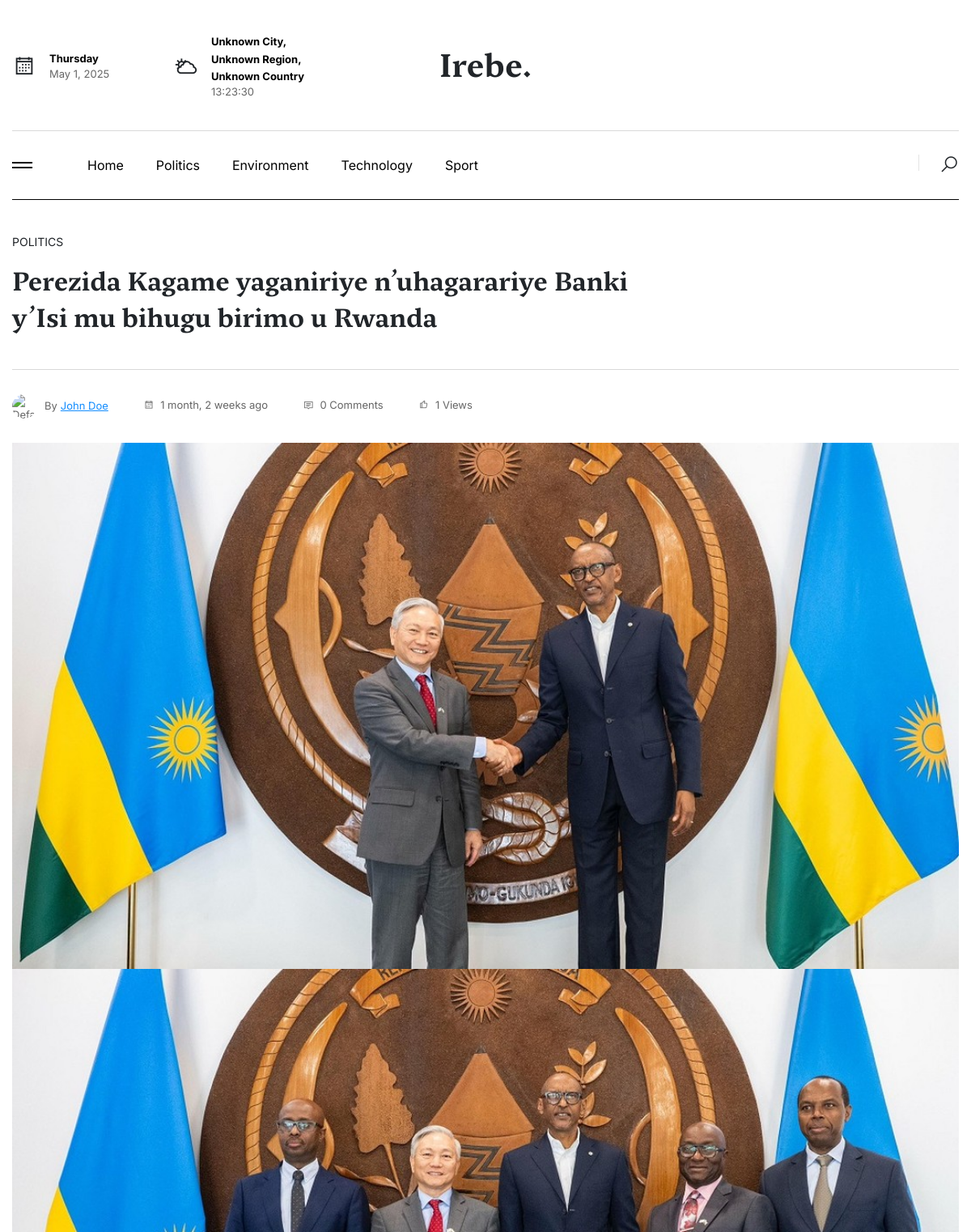
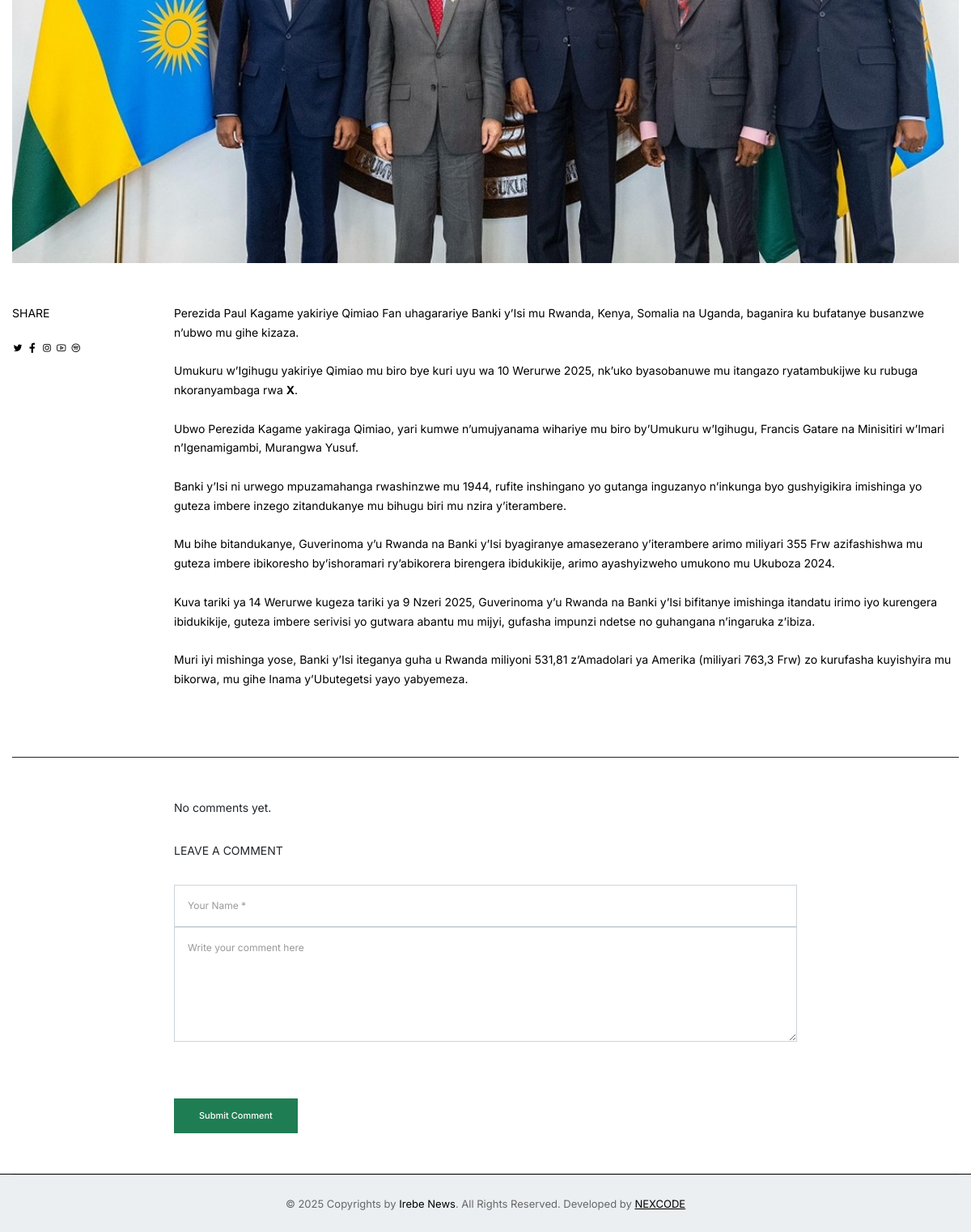
The page /article/perezida-kagame-yaganiriye-nuhagarariye-banki-yisi-mu-bihugu-birimo-u-rwanda/ on the database its author committed (2 pictures, top to bottom).
### base/models.py (models this page shows, shortened)
class Category(models.Model):
    name = models.CharField(max_length=100, unique=True)
    slug = models.SlugField(max_length=255, unique=True, blank=True)
    description = models.TextField()
    image = ProcessedImageField(
        upload_to=category_image_path,
        processors=[ResizeToFill(800, 800)],
        options={'quality': 90},
        null=True,
        blank=True,
    )
    created_at = models.DateTimeField(auto_now_add=True)
    updated_at = models.DateTimeField(auto_now=True)
    class Meta:
        verbose_name_plural = "Categories"

class Article(models.Model):
    title = models.CharField(max_length=255)
    slug = models.SlugField(unique=True, blank=True, max_length=255)
    content = RichTextField()  # Use RichTextField from CKEditor instead of TextField
    author = models.ForeignKey(settings.AUTH_USER_MODEL, on_delete=models.CASCADE)  # Updated to reference custom user model
    category = models.ForeignKey(Category, on_delete=models.SET_NULL, null=True, blank=True)
    tags = models.ManyToManyField(Tag, related_name='articles')
    published_at = models.DateTimeField(auto_now_add=True)
    updated_at = models.DateTimeField(auto_now=True)
    status = models.CharField(max_length=20, choices=[('draft', 'Draft'), ('published', 'Published')], default='draft')
    language = models.CharField(max_length=50, default='en')
    views = models.PositiveIntegerField(default=0)
    created_at = models.DateTimeField(default=timezone.now)
    updated_at = models.DateTimeField(auto_now=True)
    video_url = models.URLField(null=True, blank=True)
    sponsored = models.BooleanField(default=False)
    sponsored_link = models.URLField(null=True, blank=True)
    class Meta:
        verbose_name_plural = "Articles"

class ArticleImage(models.Model):
    article = models.ForeignKey(Article, on_delete=models.CASCADE)
    image = ProcessedImageField(
        upload_to=article_image_path,
        processors=[ResizeToFill(1080, 600)],
        options={'quality': 90},
        null=True,
        blank=True,
    )
    caption = models.CharField(max_length=255, null=True, blank=True)
    def image_preview(self):
        """Display a thumbnail of the article image in the list view."""
        if self.image:
            return format_html('<img src="{}" width="50" height="50" />', self.image.url)
        return "No image"
    image_preview.short_description = "Image Preview"
    class Meta:
        verbose_name_plural = "Article Images"

### account/models.py (models this page shows, shortened)
class User(AbstractBaseUser, PermissionsMixin):
    ROLE_CHOICES = (
        ('admin', 'Admin'),
        ('editor', 'Editor'),
        ('journalist', 'Journalist'),
        ('guest', 'Guest'),
    )
    email = models.EmailField(unique=True)
    name = models.CharField(max_length=255)
    phone_number = models.CharField(max_length=15, unique=True)
    image = ProcessedImageField(
        upload_to=user_image_path,
        processors=[ResizeToFill(720, 720)],
        format='JPEG',
        options={'quality': 90},
        null=True,
        blank=True,
    )
    role = models.CharField(max_length=30, choices=ROLE_CHOICES, default='guest')
    slug = models.SlugField(unique=True, max_length=255, null=True, blank=True)
    username = models.CharField(max_length=255, unique=True, null=True, blank=True)
    added_by = models.ForeignKey('self', on_delete=models.CASCADE, null=True, blank=True, related_name='added_users')
    is_active = models.BooleanField(default=True)
    is_staff = models.BooleanField(default=False)
    created_at = models.DateTimeField(default=timezone.now)
    updated_at = models.DateTimeField(auto_now=True)
    objects = CustomUserManager()
    USERNAME_FIELD = 'email'
    REQUIRED_FIELDS = ['name', 'phone_number']

### base/views.py (the view)
# urls.py: path('article/<slug:slug>/', showArticle, name='showArticle'),
def showArticle(request, slug):
    article = get_object_or_404(Article, slug=slug, status='published')
    Article.objects.filter(pk=article.pk).update(views=F('views') + 1)
    article.refresh_from_db(fields=['views'])
    images = article.articleimage_set.all()
    categories = Category.objects.all()
    urls = {
        'video': article.video_url,
        'sponsored': article.sponsored_link,
    }
    likes_count = article.like_set.count()
    comments_count = article.comment_set.count()
    context = {
        'categories': categories,
        'article': article,
        'images': images,
        'urls': urls,
        'likes_count': likes_count,
        'comments_count': comments_count,
    }
    return render(request, 'pages/article_detail.html', context)

### templates/pages/article_detail.html (shortened to what this page needs)
{% extends 'layouts/app.html' %}
{% load static %}
{% load humanize %}
{% block content %}
<section class="tc-main-post-style1 pb-60">
    <div class="container">
        <div class="tc-main-post-title pt-40 pb-40">
            <div class="row">
                <div class="col-lg-8">
                    <p class="text-uppercase mb-15">{{ article.category.name }}</p>
                    <h2 class="title">
                        {{ article.title }}
                    </h2>
                </div>
            </div>
        </div>
        <div class="meta-nav pt-30 pb-30 border-top border-1 brd-gray">
            <div class="row">
                <div class="col-lg-8">
                    <div class="author-side color-666 fsz-13px">
                        <div class="author me-40 d-flex d-lg-inline-flex align-items-center">
                            <span class="icon-30 rounded-circle overflow-hidden me-10">
                                {% if article.author.image %}
                                    <img src="{{ article.author.image.url }}" alt="{{ article.title }}">
                                {% else %}
                                    <img src="https://upload.wikimedia.org/wikipedia/commons/d/d1/Image_not_available.png" alt="Default Image">
                                {% endif %}
                            </span>
                            <span>By</span>
                            <a href="#" class="text-decoration-underline text-primary ms-1">{{ article.author.name }}</a>
                        </div>
                        <span class="me-40">
                            <a href="#"><i class="la la-calendar me-1"></i> {{ article.created_at|naturaltime }}</a>
                        </span>
                        <span class="me-40">
                            <a href="#"><i class="la la-comment me-1"></i> {{ comments_count }} Comments</a>
                        </span>
                        <span>
                            <a href="#"><i class="la la-thumbs-up me-1"></i> {{ article.views|intcomma }} Views</a>
                        </span>
                    </div>
                </div>
            </div>
        </div>
        <div class="tc-main-post-img img-cover mb-50">
            {% for image in images %}
                <img src="{{ image.image.url }}" alt="{{ image.caption }}">
            {% empty %}
                No Image
            {% endfor %}
        </div>
        <div class="tc-main-post-content color-000">
            <div class="row">
                <div class="col-lg-2">
                    <div class="sharing">
                        <p class="text-uppercase mb-20">Share</p>
                        <div class="share-icons">
                            <a href="#"><i class="la la-twitter"></i></a>
                            <a href="#"><i class="la la-facebook-f"></i></a>
                            <a href="#"><i class="la la-instagram"></i></a>
                            <a href="#"><i class="la la-youtube"></i></a>
                            <a href="#"><i class="la la-spotify"></i></a>
                        </div>
                    </div>
                </div>
                <div class="col-lg-10">
                    {{ article.content|safe }}
                </div>
            </div>
        </div>
    </div>
</section>
<section class="tc-single-post-comments">
    <div class="container">
        <div class="comments-content pt-50 pb-50 border-1 border-top border-dark">
            <div class="row justify-content-center">
                <div class="col-lg-8">
                    <div class="content">
                        <div class="comments-cards" id="commentsContainer">
                            {% for comment in article.comment_set.all %}
                                {% include 'pages/comment_item.html' with comment=comment %}
                            {% empty %}
                                <p>No comments yet.</p>
                            {% endfor %}
                        </div>
                        <form id="commentForm" data-article-id="{{ article.id }}" class="comment-form d-block pt-30">
                            <p class="text-uppercase mb-30">Leave A Comment</p>
                            <div class="row">
                                <div class="col-lg-12">
                                    <div class="form-group mb-4 mb-lg-0">
                                        <input type="text" class="form-control fsz-12px rounded-0 p-3" name="name" placeholder="Your Name *">
                                    </div>
                                </div>
                                <div class="col-lg-12">
                                    <div class="form-group mb-30">
                                        <textarea class="form-control rounded-0 fsz-12px p-3" name="content" rows="6" placeholder="Write your comment here"></textarea>
                                    </div>
                                </div>
                                <div class="col-12">
                                    <button type="submit" class="btn bg-main text-white rounded-0 mt-40">
                                        <span class="fsz-11px">Submit Comment</span>
                                    </button>
                                </div>
                            </div>
                        </form>
                    </div>
                </div>
            </div>
        </div>
    </div>
</section>
{% endblock %}

### templates/components/navbar.html (shortened to what this page needs)
{% load static %}
<div class="navbar-container">
    <div class="container">
        <div class="top-navbar style-1">
            <div class="container p-0">
                <div class="row align-items-center">
                    <div class="col-lg-4">
                        <div class="date-weather mb-3 mb-lg-0">
                            <div class="row align-items-center">
                                <div class="col-6">
                                    <div class="item">
                                        <div class="icon me-3 pt-1">
                                            <i class="la la-calendar"></i>
                                        </div>
                                        <div class="inf" id="current-date"></div>
                                    </div>
                                </div>
                                <div class="col-6">
                                    <div class="item">
                                        <div class="icon me-3 pt-1">
                                            <i class="la la-cloud-sun"></i>
                                        </div>
                                        <div class="inf" id="location-info"></div>
                                    </div>
                                </div>
                            </div>
                        </div>
                    </div>
                    <div class="col-lg-4 text-center">
                        <a href="{% url 'base:home' %}" class="logo-brand d-none d-lg-block">
                            <h1>Irebe.</h1>
                        </a>
                    </div>
                </div>
            </div>
        </div>
        <nav class="navbar navbar-expand-lg navbar-light style-1">
            <div class="container p-0">
                <div class="mob-nav-toggles d-flex align-items-center justify-content-between">
                    <button class="navbarList-icon me-lg-5" data-bs-toggle="offcanvas" href="#offcanvasExample"
                        role="button" aria-controls="offcanvasExample">
                        <span></span><span></span>
                    </button>
                </div>
                <div class="collapse navbar-collapse" id="navbarSupportedContent">
                    <ul class="navbar-nav me-auto mb-2 mb-lg-0">
                        <li class="nav-item">
                            <a
                                href="{% url 'base:home' %}"
                                class="nav-link {% if request.resolver_match.url_name == 'home' %}active fw-bold{% endif %}"
                            >
                                Home
                            </a>
                        </li>
                        {% for category in categories|slice:":8" %}
                        <li class="nav-item">
                            <a
                                href="{% url 'base:showCategoryArticles' category.slug %}"
                                class="nav-link {% if request.resolver_match.url_name == 'showCategoryArticles' and request.resolver_match.kwargs.category_slug == category.slug %}active fw-bold{% endif %}"
                            >
                                {{ category.name }}
                            </a>
                        </li>
                        {% endfor %}
                    </ul>
                    <div class="nav-side">
                        <a href="#" class="icon-link search-btn-style1">
                            <i class="la la-search fs-4 sOpen-btn"></i>
                        </a>
                    </div>
                </div>
            </div>
        </nav>
    </div>
</div>

### rows shown on the page
Category: name "Politics"
Category: name "Environment"
Category: name "Technology"
Category: name "Sport"
Article: category.name "POLITICS", title "Perezida Kagame yaganiriye n’uhagarariye Banki y’Isi mu bihugu birimo u Rwanda", author.name "John Doe", created_at "1 month, 2 weeks ago", views "1", content "Perezida Paul Kagame yakiriye Qimiao Fan uhagarariye Banki y’Isi mu Rwanda, Kenya, Somalia na Uganda, baganira ku bufatanye busanzwe n’ubwo mu gihe kizaza. Umukuru w’Igihugu yakiriye Qimiao mu biro bye kuri uyu wa 10 Werurwe 2025, nk’uko byasobanuwe mu itangazo ryatambukijwe ku rubuga nkoranyambaga rwa X . Ubwo Perezida Kagame yakiraga Qimiao, yari kumwe n’umujyanama wihariye mu biro by’Umukuru w’Igihugu, Francis Gatare na Minisitiri w’Imari n’Igenamigambi, Murangwa Yusuf. Banki y’Isi ni urwego mpuzamahanga rwashinzwe mu 1944, rufite inshingano yo gutanga inguzanyo n’inkunga byo gushyigikira imishinga yo guteza imbere inzego zitandukanye mu bihugu biri mu nzira y’iterambere. Mu bihe…"
ArticleImage: image (picture)
ArticleImage: image (picture)

### other values the page prints
{{ comments_count }} "0"
